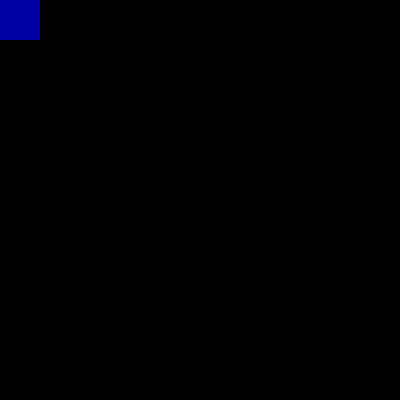
Frame 1 (no input)
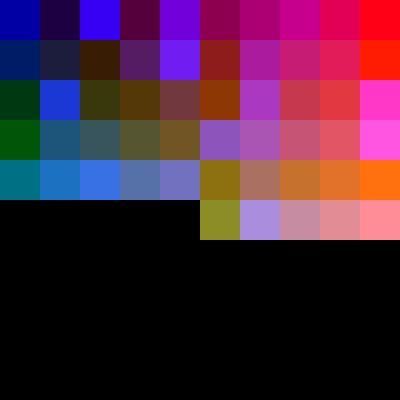
Frame 60 (the mouse pressed at the canvas centre just before this capture)
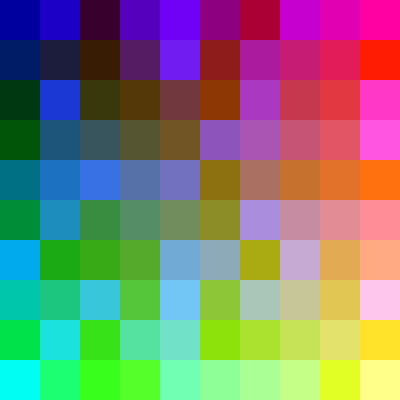
Frame 120 (the mouse held since frame 60 and released just before this capture)

The Processing sketch that drew these frames (run headless with seeded random() and noise(); from frame 60 on, the mouse is pressed at the canvas centre):

// Processing sketch: processing_98988
// ── processing_98988.pde

int xPos = 0;        //establish variables to hold x&y position
int yPos = 0;

float rFactor = 0;  //establish non-integer values for scaling colours
float gFactor = 0; 

int speedFactor = 1; //switches between 1 and -1 to control direction of square placement

int squareSize = 40;  //set up the size of the boxes


void setup()
{
  size(400,400);
  background(0);  
  //frameRate(400);
}

void draw()
{
  
  rFactor = 1.0*xPos/(width - squareSize); //determine current position as fraction of space available
  gFactor = 1.0*yPos/(height - squareSize);
  
  fill(255*rFactor, 255*gFactor, random(255)); //sets R&G values according to rFactor,gFactor. B value is assigned randomly.
  stroke(0,0);
  rect(xPos,yPos,squareSize,squareSize);
  

  
  if (xPos == width){
    yPos = yPos + squareSize;
    speedFactor = -1*speedFactor;
  } 
  
  if (xPos == -squareSize && speedFactor == -1) {
   yPos = yPos + squareSize;
   speedFactor = -1*speedFactor; 
  }
  xPos = xPos + speedFactor*squareSize;
  
  if(yPos == height) {
    yPos = 0;
  }
   
}
